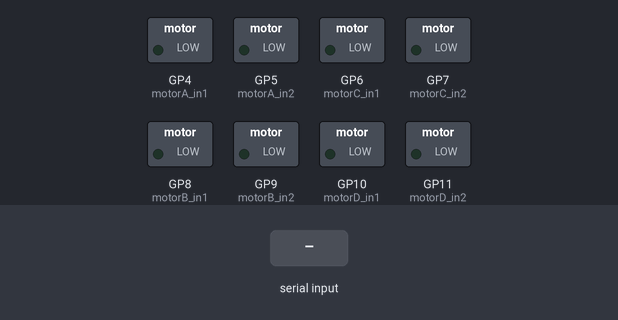
Simulated run of this program. Board: Raspberry Pi Pico running MicroPython. Parts: switched loads named in the program (green lamp = pin HIGH). Inputs (shaded band) come from the test bench.

Above: at 1.2 s.
1.3 s: "STOP\n" received over the second serial link
At 2.0 s:
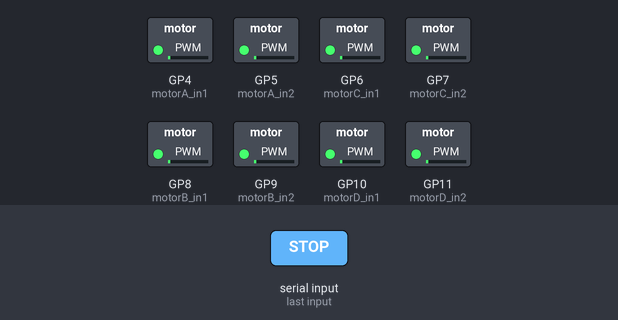
2.9 s: "R\n" received over the second serial link
At 3.3 s:
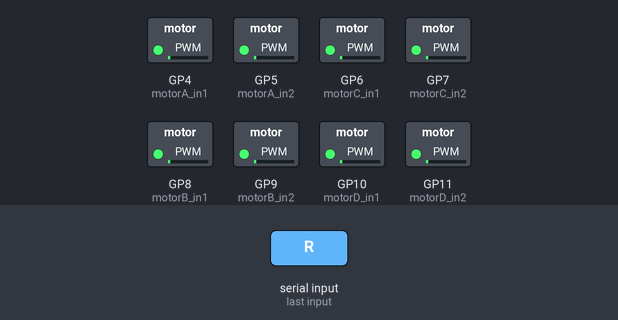
Timing chart, 0 to 5.9 s (numbered marks = the images above; inputs shaded):
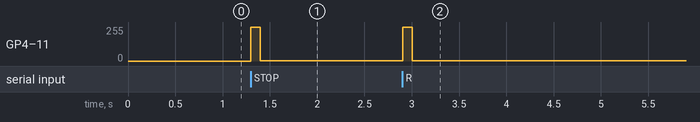

The program:

swiper_pico_manu_mode.py
```python
"""
Zongh X 2025-04-10

This program is strictly my own work. Any material
beyond course learning materials that is taken from
the Web or other sources is properly cited, giving
credit to the original author(s).

This code is the chassis motor control with pico and DVR8833,
it receive command from the rpi via UART.
It able to move in onmidirection by use the mecanum wheel,
"""

from machine import Pin, PWM
import math
import time

# Motor pin configuration (adjust direction based on actual wiring)
motorA_in1 = PWM(Pin(4))  # Front-right motor IN1 (forward)
motorA_in2 = PWM(Pin(5))  # Front-right motor IN2 (reverse)
motorB_in1 = PWM(Pin(8))  # Front-left motor IN1 (forward)
motorB_in2 = PWM(Pin(9))  # Front-left motor IN2 (reverse)
motorC_in1 = PWM(Pin(6))  # Rear-right motor IN1 (forward)
motorC_in2 = PWM(Pin(7))  # Rear-right motor IN2 (reverse)
motorD_in1 = PWM(Pin(10)) # Rear-left motor IN1 (forward)
motorD_in2 = PWM(Pin(11)) # Rear-left motor IN2 (reverse)

# Set PWM frequency (160Hz)
PWM_FREQ = 160
for motor in [motorA_in1, motorA_in2, motorB_in1, motorB_in2,
              motorC_in1, motorC_in2, motorD_in1, motorD_in2]:
    motor.freq(PWM_FREQ)

def move_motor(motor_in1, motor_in2, speed):
    """Controls a single motor with the given speed (range: -100 to 100)."""
    dead_zone = 25  # Ignore low-speed commands to eliminate jitter

    if abs(speed) < dead_zone:
        speed = 0

    duty = int(abs(speed) * 65535 / 100)  # Convert to 16-bit duty cycle

    if speed > 0:
        motor_in1.duty_u16(duty)
        motor_in2.duty_u16(1)
    elif speed < 0:
        motor_in1.duty_u16(1)
        motor_in2.duty_u16(duty)
    else:
        motor_in1.duty_u16(1)
        motor_in2.duty_u16(1)

def stop_all_motors():
    """Stops all motors (braking effect applied)."""
    for m in [(motorA_in1, motorA_in2), (motorB_in1, motorB_in2),
              (motorC_in1, motorC_in2), (motorD_in1, motorD_in2)]:
        m[0].duty_u16(65535)  # Apply braking
        m[1].duty_u16(65535)

    time.sleep_ms(100)  # Hold brake briefly

    for m in [(motorA_in1, motorA_in2), (motorB_in1, motorB_in2),
              (motorC_in1, motorC_in2), (motorD_in1, motorD_in2)]:
        move_motor(*m, 0)  # Fully stop

def mecanum_move(M_angle_deg, D_power, rotation_pwr):
    """
    Calculates wheel speeds for omni-directional movement using mecanum wheels.
    angle_deg: Movement direction in degrees (0–360)
    power:     Translational speed (%)
    rotation:  Rotational speed (%), positive is clockwise
    """
#   only rotation angle apply
    if M_angle_deg == 0 and D_power==0 and rotation_pwr < 0 or rotation_pwr > 0:
        speed_A = 0-rotation_pwr
        speed_B = rotation_pwr
        speed_C = 0-rotation_pwr
        speed_D = rotation_pwr
        scale = 1
    else:
        #calibrate the offset
        rotation_pwr = rotation_pwr + 0.06
        # Convert angle to radians and adjust reference
        angle_rad = math.radians((M_angle_deg + 90) % 360)
        x = math.cos(angle_rad) * D_power  # Left-right component
        y = math.sin(angle_rad) * D_power  # Forward-backward component

        # Mecanum drive formula including rotation
        speed_A = (y + x + rotation_pwr * (0.22+0.235)) # Front-right
        speed_B = (y - x - rotation_pwr * (0.22+0.235))  # Front-left
        speed_C = (y - x + rotation_pwr * (0.22+0.235))  # Rear-right
        speed_D = (y + x - rotation_pwr * (0.22+0.235))  # Rear-left

        # Normalize speeds to stay within [-100, 100]
        max_speed = max(abs(speed_A), abs(speed_B), abs(speed_C), abs(speed_D), 1)
        scale = min(100 / max_speed, 1)

    return (speed_A * scale, speed_B * scale,
            speed_C * scale, speed_D * scale)

def main():
    """
    UART command:
    - "STOP"               Immediately stop all motors
    - "<a>,<p>,<r>"        Combined movement and rotation
    """
    uart = machine.UART(0, baudrate=115200, tx=Pin(0), rx=Pin(1))

    while True:
        if uart.any():
            raw = uart.readline().decode().strip()

            # Emergency stop command
            if raw == "STOP":
                stop_all_motors()
                uart.write("ACK:EMERGENCY STOP\n")
                continue

            try:
                if raw.startswith('R'):  # Rotation-only mode
                    rotation = float(raw[1:])
                    angle, power = 0, 0
                else:
                    parts = list(map(float, raw.split(',')))

                    if len(parts) == 3:    # Full movement + rotation
                        angle, power, rotation = parts
                    else:
                        raise ValueError("Invalid parameter count")

                a, b, c, d = mecanum_move(angle, power, rotation)

                # Drive motors
                move_motor(motorA_in1, motorA_in2, a)
                move_motor(motorB_in1, motorB_in2, b)
                move_motor(motorC_in1, motorC_in2, c)
                move_motor(motorD_in1, motorD_in2, d)

                # Send feedback for debugging
                uart.write(f"ACK: A{a:.0f} B{b:.0f} C{c:.0f} D{d:.0f}\n")

            except Exception as e:
                uart.write(f"ERROR: {str(e)}\n")
                stop_all_motors()

            time.sleep(0.1)  # Loop at 10Hz

if __name__ == "__main__":
    main()
```

Measured:
- after the input at 1.3 s, GP4 (motorA_in1), GP5 (motorA_in2), GP6 (motorC_in1), GP7 (motorC_in2), GP8 (motorB_in1), GP9 (motorB_in2), GP10 (motorD_in1), GP11 (motorD_in2): 0/255 → 255/255 at once, → 1/255 0.10 s later
- after the input at 2.9 s, GP4 (motorA_in1), GP5 (motorA_in2), GP6 (motorC_in1), GP7 (motorC_in2), GP8 (motorB_in1), GP9 (motorB_in2), GP10 (motorD_in1), GP11 (motorD_in2): 1/255 → 255/255 at once, → 1/255 0.10 s later
